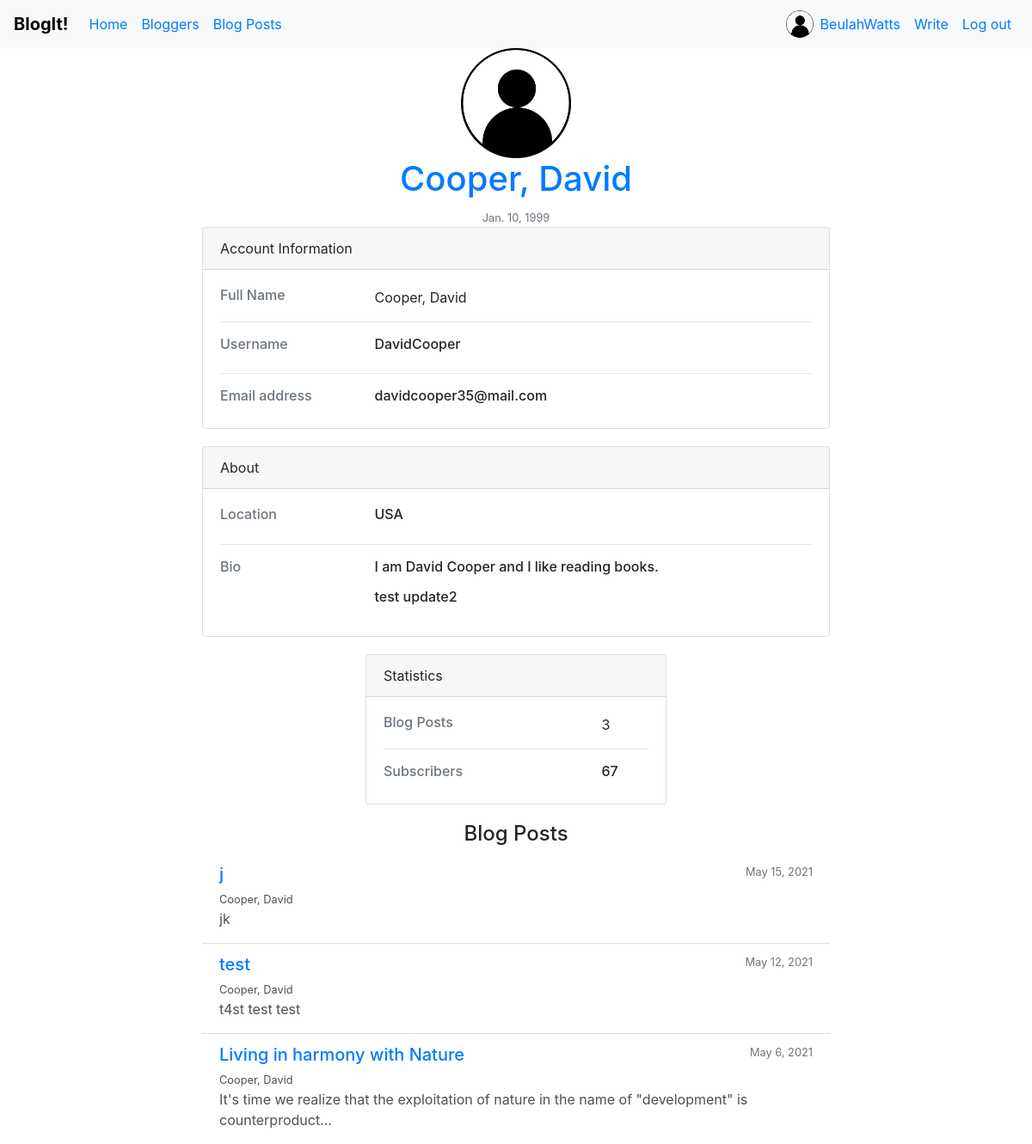
Page /blog/blogger/1/ (signed in) on the committed database.
### blog/models.py (models this page shows, shortened)
class BlogAuthor(models.Model):
    user = models.OneToOneField(User, on_delete=models.CASCADE, null=True)
    bio = models.TextField(max_length=200, null=True, blank=True, help_text="Write a few words about yourself here...")
    location = models.CharField(max_length=30, null=True, blank=True)
    date_of_birth = models.DateField(null=True, blank=True)
    date_of_death = models.DateField(null=True, blank=True)
    class Meta:
        ordering = ['user', 'bio']
    def get_absolute_url(self):
        return reverse('blogger-detail', args=[str(self.id)])
        pass
    def __str__(self):
        return f'{self.user.last_name}, {self.user.first_name}'

class BlogPost(models.Model):
    title = models.CharField(max_length=100, help_text="Enter a short and crisp title here.")
    description = models.TextField(max_length=2000, help_text="Write your thoughts in detail here.")
    author = models.ForeignKey(BlogAuthor, on_delete=models.SET_NULL, null=True)
    post_date = models.DateField(default=date.today)
    categories = models.ManyToManyField(BlogCategory, blank=True,
                                        help_text=mark_safe("Select zero or more categories, or <a href='/blog/blog/category-create/'>click here</a> to create a new category."))
    class Meta:
        ordering = ["-post_date"]
    def get_absolute_url(self):
        return reverse('blogpost-detail', args=[str(self.id)])

### blog/views.py (the view)
# urls.py: path('blogger/<int:pk>/', views.BlogAuthorDetailView.as_view(), name='blogger-detail'),
class BlogAuthorDetailView(generic.DetailView):
    model = BlogAuthor

### blog/templates/blog/blogauthor_detail.html (shortened to what this page needs)
{% extends "base_generic.html" %}
{% block content %}
<div class="text-center">
    {% load static %}
    <img src="{% static 'images/default-avatar.png' %}" width="128" height="128" class="rounded" alt="profile-picture" />
    <h1 class="text-primary">{{ blogauthor }}</h1>
    <small class="text-muted">{{ blogauthor.date_of_birth }}</small>
</div>
<div class="row mb-1 d-flex justify-content-center">
    <div class="col-md-8">
        <div class="card mb-3">
            <div class="card-header">
                <div class="d-flex justify-content-between">
                    <div>Account Information</div>
                </div>
            </div>
            <div class="card-body">
                <div class="row">
                    <div class="col-sm-3 text-secondary">
                        <h6 class="mb-0">Full Name</h6>
                    </div>
                    <div class="col-sm-9">
                        {{ blogauthor }}
                    </div>
                </div>
                <hr />
                <div class="row">
                    <div class="col-sm-3 text-secondary">
                        <h6 class="mb-0">Username</h6>
                    </div>
                    <div class="col-sm-9">
                        <h6>{{ blogauthor.user.username }}</h6>
                    </div>
                </div>
                <hr />
                <div class="row">
                    <div class="col-sm-3 text-secondary">
                        <h6 class="mb-0">Email address</h6>
                    </div>
                    <div class="col-sm-9">
                        <h6>{{ blogauthor.user.email }}</h6>
                    </div>
                </div>
            </div>
        </div>
    </div>
</div>
<div class="row mb-1 d-flex justify-content-center">
    <div class="col-md-8">
        <div class="card mb-3">
            <div class="card-header">
                <div class="d-flex justify-content-between">
                    <div>About</div>
                </div>
            </div>
            <div class="card-body">
                <div class="row">
                    <div class="col-sm-3 text-secondary">
                        <h6 class="mb-0">Location</h6>
                    </div>
                    <div class="col-sm-9">
                        <h6>{{ blogauthor.location }}</h6>
                    </div>
                </div>
                <hr />
                <div class="row">
                    <div class="col-sm-3 text-secondary">
                        <h6 class="mb-0">Bio</h6>
                    </div>
                    <div class="col-sm-9">
                        <h6>{{ blogauthor.bio | linebreaks }}</h6>
                    </div>
                </div>
            </div>
        </div>
    </div>
</div>
<div class="row mb-1 d-flex justify-content-center">
    <div class="col-md-4">
        <div class="card mb-3">
            <div class="card-header">Statistics</div>
            <div class="card-body">
                <div class="row">
                    <div class="col-sm-9 text-secondary">
                        <h6 class="mb-0">Blog Posts</h6>
                    </div>
                    <div class="col-sm-3">{{ blogauthor.blogpost_set.all|length }}</div>
                </div>
                <hr />
                <div class="row">
                    <div class="col-sm-9 text-secondary">
                        <h6 class="mb-0">Subscribers</h6>
                    </div>
                    <div class="col-sm-3">
                        <h6>67</h6>
                    </div>
                </div>
            </div>
        </div>
    </div>
</div>
<div class="row">
<div class="col-md-8 offset-md-2">
    <h4 class="text-center"> Blog Posts </h4>
    {% if blogauthor.blogpost_set.all %}
    <div class="list-group list-group-flush">
        {% for blogpost in blogauthor.blogpost_set.all %}
        <a href="{{ blogpost.get_absolute_url }}" class="list-group-item list-group-item-action flex-column align-items-start">
            <div class="d-flex w-100 justify-content-between">
                <h5 class="mb-1 text-primary">{{ blogpost.title }}</h5>
                <small class="text-muted">{{ blogpost.post_date }}</small>
            </div>
            <small>{{ blogpost.author }}</small>
            <p class="mb-1">{{ blogpost.description | truncatechars:100 }}</p>
        </a>
        {% endfor %}
    </div>
    {% else %}
    <p class="text-center text-danger">Crickets chirping... Looks like this blogger hasn't posted anything yet.</p>
    {% endif %}
</div>
{% endblock %}

### blog/templates/base_generic.html (shortened to what this page needs)
<!DOCTYPE html>
<html>
    <head>
        <link rel="stylesheet" href="https://maxcdn.bootstrapcdn.com/bootstrap/4.5.2/css/bootstrap.min.css" />
    </head>
    <body>
        {% block navbar %}
        <nav class="navbar navbar-expand-md navbar-light bg-light">
            <a class="navbar-brand" style="color: #000;" href="{% url 'index' %}"><strong>BlogIt!</strong></a>
            <div class="collapse navbar-collapse" id="navbarNav">
                <ul class="navbar-nav mr-auto">
                    <li class="nav-item">
                        <a class="nav-link text-primary" href="{% url 'index' %}">Home</a>
                    </li>
                    <li class="nav-item">
                        <a class="nav-link text-primary" href="{% url 'bloggers' %}">Bloggers</a>
                    </li>
                    <li class="nav-item">
                        <a class="nav-link text-primary" href="{% url 'blogs' %}">Blog Posts</a>
                    </li>
                </ul>
                <ul class="navbar-nav">
                    {% if user.is_authenticated %}
                    <li class="nav-item">
                        {% load static %}
                        <img class="rounded-circle article-img mt-1" src="{% static 'images/default-avatar.png'%}" alt="current-user" width="32" height="32" />
                    </li>
                    <li class="nav-item"><a class="nav-link text-primary" href="{{ user.blogauthor.get_absolute_url }}"> {{ user.username }}</a></li>
                    <li class="nav-item"><a class="nav-link text-primary" href="{% url 'blogpost-create' %}"> Write </a></li>
                    <li class="nav-item"><a class="nav-link text-primary" href="{% url 'logout'%}">Log out</a></li>
                    {% else %}
                    <li class="nav-item"><a class="nav-link text-primary" href="{% url 'signup'%}">Sign up</a></li>
                    <li class="nav-item"><a class="nav-link text-primary" href="{% url 'login'%}">Log in</a></li>
                    {% endif %}
                </ul>
            </div>
        </nav>
        {% endblock %}
        <div class="container">
            {% block content %}{% endblock %}
        </div>
    </body>
</html>

### rows in the picture
BlogAuthor: user.first_name "Cooper, David", date_of_birth "Jan. 10, 1999", user.username "DavidCooper", user.email "davidcooper35@mail.com", location "USA", bio "I am David Cooper and I like reading books. test update2", blogpost_set.all|length "3"
BlogPost: title "j", post_date "May 15, 2021", author "Cooper, David", description "jk"
BlogPost: title "test", post_date "May 12, 2021", author "Cooper, David", description "t4st test test"
BlogPost: title "Living in harmony with Nature", post_date "May 6, 2021", author "Cooper, David", description "It's time we realize that the exploitation of nature in the name of \"development\" is counterproduct…"

### other values in the picture
{{ user.username }} "BeulahWatts"
